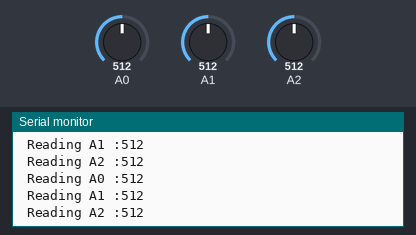
This sketch was run on a simulated Arduino Uno, built with avr-gcc and run on an emulated ATmega328P. On the bench: the last lines printed to the serial monitor. Inputs (shaded band) come from the test bench; at power-on: A0 = 512, A1 = 512, A2 = 512.

Above: at 4.2 s.
4.3 s: A0 set to 716
At 5.6 s:
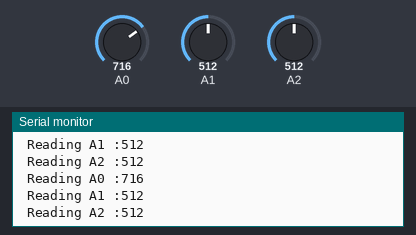
5.8 s: A1 set to 716
At 6.8 s:
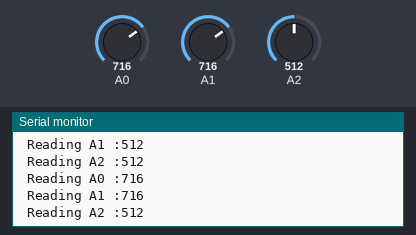
7.3 s: A2 set to 716
At 8.6 s:
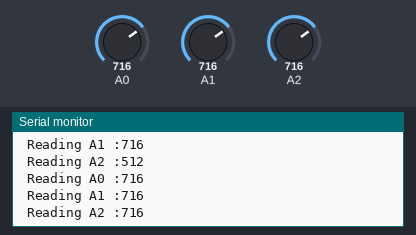
8.8 s: A0 set to 900
At 9.8 s:
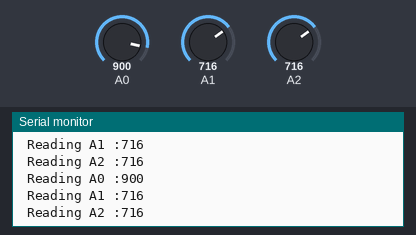
10.3 s: A1 set to 900
At 11.6 s:
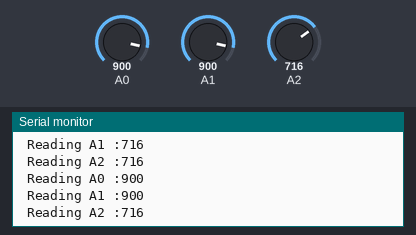
11.8 s: A2 set to 900
At 12.8 s:
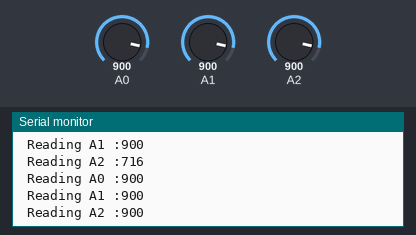
Timing chart, 0 to 14.3 s (numbered marks = the images above; inputs shaded):
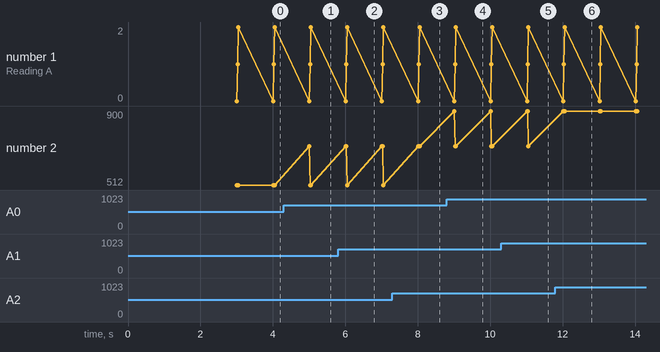

Measured:
- after the input at 4.3 s, the serial monitor: prints a new line after 0.71 s (image 1)
- after the input at 5.8 s, the serial monitor: prints a new line after 0.23 s (image 2)
- after the input at 7.3 s, the serial monitor: prints a new line after 0.75 s (image 3)
- after the input at 8.8 s, the serial monitor: prints a new line after 0.21 s (image 4)
- after the input at 10.3 s, the serial monitor: prints a new line after 0.73 s (image 5)
- after the input at 11.8 s, the serial monitor: prints a new line after 0.25 s (image 6)

The sketch:

mics6814.ino
```cpp
void setup() {
  Serial.begin(9600);
  Serial.println(" 14CORE | MiCS 5524 / 6814 TEST CODE ");
  Serial.println(" Initializing ...............");
  delay(2000);
  Serial.println("Data Communication Ready");
  Serial.println("Reading ................");
  delay(1000);
}

void loop() {
  int senseval1 = analogRead(A0);
  int senseval2 = analogRead(A1);
  int senseval3 = analogRead(A2);

  Serial.print(" Reading A0 :");
  Serial.print(senseval1);
  Serial.println("");
  Serial.print(" Reading A1 :");
  Serial.print(senseval2);
  Serial.println("");
  Serial.print(" Reading A2 :");
  Serial.print(senseval3);
  Serial.println("");
  delay(1000);
}
```
